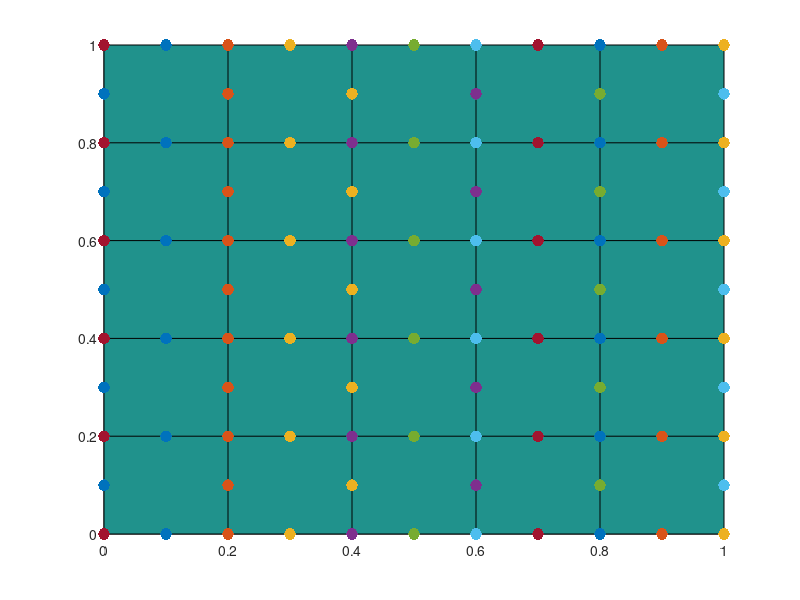

The MATLAB source for this figure:

% Stepl: mesh generating
close all;
clear all;
clc
Nx=5 ;Ny=5; x0=0; xf=1; y0=0; yf=1;
dx= (xf-x0)/Nx; dy=(yf-y0)/Ny;
x1=x0:dx/2:xf;
x2=x0:dx:xf;
y1=y0:dy:yf;
y2=dy/2:dy: yf;
x3=x0:dx:xf;
y3=y0:dy: yf;
[X1, Y1]=meshgrid (x1, y1);
[X2, Y2]=meshgrid (x2, y2);
[X3, Y3]=meshgrid (x3, y3);
ul=zeros (length (x1),length (y1) );
u2=zeros (length (x2),length (y2) );
u3=zeros (length (x3),length (y3) );
figure
surf (x3, y3,u3', 'FaceColor','interp');
view (0, 90)
hold on
pl=plot3 (X2,Y2,u2','.', 'markersize',25);
p2=plot3 (X1,Y1,ul','.', 'markersize',25);
axis([x0 xf y0 yf 0 0.01]);